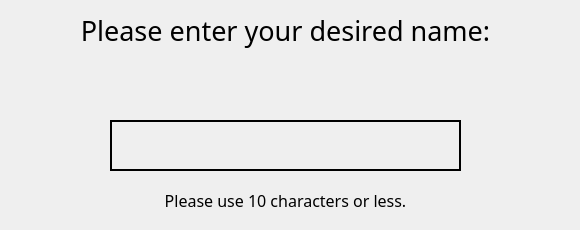
                <widget class="QWidget" name="pgeName">
                    <widget class="QLabel" name="lblCharacterName">
                        <property name="geometry">
                            <rect>
                                <x>0</x>
                                <y>10</y>
                                <width>571</width>
                                <height>41</height>
                            </rect>
                        </property>
                        <property name="font">
                            <font>
                                <family>Roman</family>
                                <pointsize>20</pointsize>
                            </font>
                        </property>
                        <property name="styleSheet">
                            <string notr="true">background: none;
                                color: rgb(0, 0, 0);
                            </string>
                        </property>
                        <property name="text">
                            <string>Please enter your desired name:</string>
                        </property>
                        <property name="alignment">
                            <set>Qt::AlignCenter</set>
                        </property>
                    </widget>
                    <widget class="QPlainTextEdit" name="txtCharacterName">
                        <property name="geometry">
                            <rect>
                                <x>110</x>
                                <y>120</y>
                                <width>351</width>
                                <height>51</height>
                            </rect>
                        </property>
                        <property name="font">
                            <font>
                                <family>Roman</family>
                                <pointsize>16</pointsize>
                            </font>
                        </property>
                        <property name="styleSheet">
                            <string notr="true">background: transparent;
                                border: 2px solid;
                                border-color: rgb(0, 0, 0);
                                color: rgb(0, 0, 0);
                            </string>
                        </property>
                        <property name="verticalScrollBarPolicy">
                            <enum>Qt::ScrollBarAlwaysOff</enum>
                        </property>
                        <property name="horizontalScrollBarPolicy">
                            <enum>Qt::ScrollBarAlwaysOff</enum>
                        </property>
                        <property name="lineWrapMode">
                            <enum>QPlainTextEdit::NoWrap</enum>
                        </property>
                    </widget>
                    <widget class="QLabel" name="lblWarning">
                        <property name="geometry">
                            <rect>
                                <x>110</x>
                                <y>180</y>
                                <width>351</width>
                                <height>41</height>
                            </rect>
                        </property>
                        <property name="font">
                            <font>
                                <family>Roman</family>
                                <pointsize>12</pointsize>
                            </font>
                        </property>
                        <property name="styleSheet">
                            <string notr="true">background: none;
                                color: rgb(0, 0, 0);
                            </string>
                        </property>
                        <property name="text">
                            <string>Please use 10 characters or less.</string>
                        </property>
                        <property name="alignment">
                            <set>Qt::AlignCenter</set>
                        </property>
                    </widget>
                </widget>
